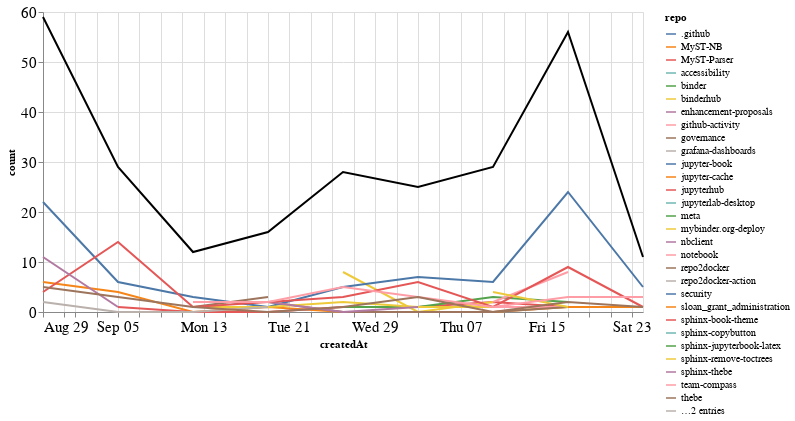

The code cell stored with this chart in its notebook:
### Markdown cell above
### Comments

### Code cell
comments_time = comments.groupby('repo').resample('W', on='createdAt').count()['author'].reset_index()
comments_time = comments_time.rename(columns={'author': 'count'})
comments_time_total = comments_time.groupby('createdAt').agg({"count": "sum"}).reset_index()
ch1 = alt.Chart(comments_time, width=600).mark_line().encode(
    x='createdAt',
    y='count',
    color='repo',
    tooltip="repo"
)

ch2 = alt.Chart(comments_time_total, width=600).mark_line(color="black").encode(
    x='createdAt',
    y='count',
)

ch1 + ch2

### Figure 1 — Vega-Lite specification as saved in the notebook (floating-point values rounded to 4 significant figures)
{"config": {"axisLeft": {"labelFontSize": 15}, "axisBottom": {"labelFontSize": 15}}, "layer": [{"data": {"name": "data-6b8d70952195af0259792545c2a91cc7"}, "mark": "line", "encoding": {"color": {"type": "nominal", "field": "repo"}, "tooltip": {"type": "nominal", "field": "repo"}, "x": {"type": "temporal", "field": "createdAt"}, "y": {"type": "quantitative", "field": "count"}}, "width": 600}, {"data": {"name": "data-acbfa92c77adf77c65fdac51a4b491ad"}, "mark": {"type": "line", "color": "black"}, "encoding": {"x": {"type": "temporal", "field": "createdAt"}, "y": {"type": "quantitative", "field": "count"}}, "width": 600}], "$schema": "https://vega.github.io/schema/vega-lite/v4.8.1.json", "datasets": {"data-6b8d70952195af0259792545c2a91cc7": [{"repo": ".github", "createdAt": "2021-09-12T00:00:00", "count": 1}, {"repo": "MyST-NB", "createdAt": "2021-08-29T00:00:00", "count": 6}, {"repo": "MyST-NB", "createdAt": "2021-09-05T00:00:00", "count": 4}, {"repo": "MyST-NB", "createdAt": "2021-09-12T00:00:00", "count": 0}, {"repo": "MyST-NB", "createdAt": "2021-09-19T00:00:00", "count": 1}, {"repo": "MyST-NB", "createdAt": "2021-09-26T00:00:00", "count": 0}, {"repo": "MyST-NB", "createdAt": "2021-10-03T00:00:00", "count": 0}, {"repo": "MyST-NB", "createdAt": "2021-10-10T00:00:00", "count": 0}, {"repo": "MyST-NB", "createdAt": "2021-10-17T00:00:00", "count": 1}, {"repo": "MyST-NB", "createdAt": "2021-10-24T00:00:00", "count": 1}, {"repo": "MyST-Parser", "createdAt": "2021-09-05T00:00:00", "count": 1}, {"repo": "MyST-Parser", "createdAt": "2021-09-12T00:00:00", "count": 0}, {"repo": "MyST-Parser", "createdAt": "2021-09-19T00:00:00", "count": 0}, {"repo": "MyST-Parser", "createdAt": "2021-09-26T00:00:00", "count": 1}, {"repo": "MyST-Parser", "createdAt": "2021-10-03T00:00:00", "count": 1}, {"repo": "MyST-Parser", "createdAt": "2021-10-10T00:00:00", "count": 2}, {"repo": "MyST-Parser", "createdAt": "2021-10-17T00:00:00", "count": 1}, {"repo": "accessibility", "createdAt": "2021-08-29T00:00:00", "count": 2}, {"repo": "binder", "createdAt": "2021-09-19T00:00:00", "count": 1}, {"repo": "binderhub", "createdAt": "2021-09-26T00:00:00", "count": 8}, {"repo": "binderhub", "createdAt": "2021-10-03T00:00:00", "count": 0}, {"repo": "binderhub", "createdAt": "2021-10-10T00:00:00", "count": 2}, {"repo": "enhancement-proposals", "createdAt": "2021-10-10T00:00:00", "count": 2}, {"repo": "github-activity", "createdAt": "2021-10-10T00:00:00", "count": 1}, {"repo": "github-activity", "createdAt": "2021-10-17T00:00:00", "count": 1}, {"repo": "governance", "createdAt": "2021-09-19T00:00:00", "count": 2}, {"repo": "governance", "createdAt": "2021-09-26T00:00:00", "count": 0}, {"repo": "governance", "createdAt": "2021-10-03T00:00:00", "count": 0}, {"repo": "governance", "createdAt": "2021-10-10T00:00:00", "count": 0}, {"repo": "governance", "createdAt": "2021-10-17T00:00:00", "count": 1}, {"repo": "grafana-dashboards", "createdAt": "2021-08-29T00:00:00", "count": 1}, {"repo": "jupyter-book", "createdAt": "2021-08-29T00:00:00", "count": 22}, {"repo": "jupyter-book", "createdAt": "2021-09-05T00:00:00", "count": 6}, {"repo": "jupyter-book", "createdAt": "2021-09-12T00:00:00", "count": 3}, {"repo": "jupyter-book", "createdAt": "2021-09-19T00:00:00", "count": 1}, {"repo": "jupyter-book", "createdAt": "2021-09-26T00:00:00", "count": 5}, {"repo": "jupyter-book", "createdAt": "2021-10-03T00:00:00", "count": 7}, {"repo": "jupyter-book", "createdAt": "2021-10-10T00:00:00", "count": 6}, {"repo": "jupyter-book", "createdAt": "2021-10-17T00:00:00", "count": 24}, {"repo": "jupyter-book", "createdAt": "2021-10-24T00:00:00", "count": 5}, {"repo": "jupyter-cache", "createdAt": "2021-08-29T00:00:00", "count": 2}, {"repo": "jupyterhub", "createdAt": "2021-08-29T00:00:00", "count": 4}, {"repo": "jupyterlab-desktop", "createdAt": "2021-09-26T00:00:00", "count": 1}, {"repo": "meta", "createdAt": "2021-09-26T00:00:00", "count": 1}, {"repo": "meta", "createdAt": "2021-10-03T00:00:00", "count": 1}, {"repo": "meta", "createdAt": "2021-10-10T00:00:00", "count": 3}, {"repo": "meta", "createdAt": "2021-10-17T00:00:00", "count": 2}, {"repo": "mybinder.org-deploy", "createdAt": "2021-09-12T00:00:00", "count": 1}, {"repo": "mybinder.org-deploy", "createdAt": "2021-09-19T00:00:00", "count": 1}, {"repo": "mybinder.org-deploy", "createdAt": "2021-09-26T00:00:00", "count": 2}, {"repo": "mybinder.org-deploy", "createdAt": "2021-10-03T00:00:00", "count": 1}, {"repo": "mybinder.org-deploy", "createdAt": "2021-10-10T00:00:00", "count": 1}, {"repo": "nbclient", "createdAt": "2021-09-19T00:00:00", "count": 2}, {"repo": "nbclient", "createdAt": "2021-09-26T00:00:00", "count": 0}, {"repo": "nbclient", "createdAt": "2021-10-03T00:00:00", "count": 1}, {"repo": "notebook", "createdAt": "2021-10-10T00:00:00", "count": 2}, {"repo": "notebook", "createdAt": "2021-10-17T00:00:00", "count": 8}, {"repo": "repo2docker", "createdAt": "2021-09-12T00:00:00", "count": 1}, {"repo": "repo2docker", "createdAt": "2021-09-19T00:00:00", "count": 3}, {"repo": "repo2docker-action", "createdAt": "2021-08-29T00:00:00", "count": 2}, {"repo": "repo2docker-action", "createdAt": "2021-09-05T00:00:00", "count": 0}, {"repo": "repo2docker-action", "createdAt": "2021-09-12T00:00:00", "count": 0}, {"repo": "repo2docker-action", "createdAt": "2021-09-19T00:00:00", "count": 1}, {"repo": "security", "createdAt": "2021-10-03T00:00:00", "count": 1}, {"repo": "sloan_grant_administration", "createdAt": "2021-10-10T00:00:00", "count": 4}, {"repo": "sphinx-book-theme", "createdAt": "2021-08-29T00:00:00", "count": 4}, {"repo": "sphinx-book-theme", "createdAt": "2021-09-05T00:00:00", "count": 14}, {"repo": "sphinx-book-theme", "createdAt": "2021-09-12T00:00:00", "count": 1}, {"repo": "sphinx-book-theme", "createdAt": "2021-09-19T00:00:00", "count": 2}, {"repo": "sphinx-book-theme", "createdAt": "2021-09-26T00:00:00", "count": 3}, {"repo": "sphinx-book-theme", "createdAt": "2021-10-03T00:00:00", "count": 6}, {"repo": "sphinx-book-theme", "createdAt": "2021-10-10T00:00:00", "count": 1}, {"repo": "sphinx-book-theme", "createdAt": "2021-10-17T00:00:00", "count": 9}, {"repo": "sphinx-book-theme", "createdAt": "2021-10-24T00:00:00", "count": 1}, {"repo": "sphinx-copybutton", "createdAt": "2021-10-17T00:00:00", "count": 3}, {"repo": "sphinx-jupyterbook-latex", "createdAt": "2021-10-03T00:00:00", "count": 1}, {"repo": "sphinx-remove-toctrees", "createdAt": "2021-10-10T00:00:00", "count": 4}, {"repo": "sphinx-remove-toctrees", "createdAt": "2021-10-17T00:00:00", "count": 1}, {"repo": "sphinx-thebe", "createdAt": "2021-08-29T00:00:00", "count": 11}, {"repo": "sphinx-thebe", "createdAt": "2021-09-05T00:00:00", "count": 1}, {"repo": "team-compass", "createdAt": "2021-09-12T00:00:00", "count": 2}, {"repo": "team-compass", "createdAt": "2021-09-19T00:00:00", "count": 2}, {"repo": "team-compass", "createdAt": "2021-09-26T00:00:00", "count": 5}, {"repo": "team-compass", "createdAt": "2021-10-03T00:00:00", "count": 3}, {"repo": "team-compass", "createdAt": "2021-10-10T00:00:00", "count": 1}, {"repo": "team-compass", "createdAt": "2021-10-17T00:00:00", "count": 3}, {"repo": "team-compass", "createdAt": "2021-10-24T00:00:00", "count": 3}, {"repo": "thebe", "createdAt": "2021-08-29T00:00:00", "count": 5}, {"repo": "thebe", "createdAt": "2021-09-05T00:00:00", "count": 3}, {"repo": "thebe", "createdAt": "2021-09-12T00:00:00", "count": 1}, {"repo": "thebe", "createdAt": "2021-09-19T00:00:00", "count": 0}, {"repo": "thebe", "createdAt": "2021-09-26T00:00:00", "count": 1}, {"repo": "thebe", "createdAt": "2021-10-03T00:00:00", "count": 3}, {"repo": "thebe", "createdAt": "2021-10-10T00:00:00", "count": 0}, {"repo": "thebe", "createdAt": "2021-10-17T00:00:00", "count": 2}, {"repo": "thebe", "createdAt": "2021-10-24T00:00:00", "count": 1}, {"repo": "voila", "createdAt": "2021-09-12T00:00:00", "count": 2}, {"repo": "web-compile", "createdAt": "2021-09-26T00:00:00", "count": 1}], "data-acbfa92c77adf77c65fdac51a4b491ad": [{"createdAt": "2021-08-29T00:00:00", "count": 59}, {"createdAt": "2021-09-05T00:00:00", "count": 29}, {"createdAt": "2021-09-12T00:00:00", "count": 12}, {"createdAt": "2021-09-19T00:00:00", "count": 16}, {"createdAt": "2021-09-26T00:00:00", "count": 28}, {"createdAt": "2021-10-03T00:00:00", "count": 25}, {"createdAt": "2021-10-10T00:00:00", "count": 29}, {"createdAt": "2021-10-17T00:00:00", "count": 56}, {"createdAt": "2021-10-24T00:00:00", "count": 11}]}}
